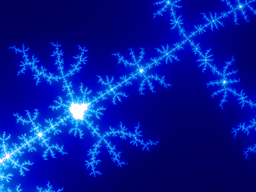
#> input picture data/mandelbrot.gif, 256 x 192 px, shrunk from 640 x 480 before the run
$ python level_31.py
#> lines starting #> are read from the running program, lines starting #| are printed output that depends on the picture
# LEVEL 31
# http://www.pythonchallenge.com/pc/ring/grandpa.html
# where am I?
# a google goggles search tells me this is Koh Samui, Thailand
# http://www.pythonchallenge.com/pc/rock/grandpa.html
# u: kohsamui
# p: thailand
# That was too easy. You are still on 31...
# 	<img src="mandelbrot.gif" border="0">
# 		<window left="0.34" top="0.57" width="0.036" height="0.027"/>
# 		<option iterations="128"/>
# 	</img>

from collections import Counter

from PIL import Image


def scale(num, num_start, num_end, scale_start, scale_end):
    """Convert a number in one scale (num_start, num_end) to another scale (scale_start, scale_end)."""
    orig_s = (num - num_start) / (num_end - num_start)
    new_s = orig_s * (scale_end - scale_start) + scale_start
    return new_s

left = 0.34
top = 0.57
width = 0.036
height = 0.027
iterations = 128

SAME, COLOR1, COLOR2 = 0, 1, 2
img = Image.open('data/mandelbrot.gif')
#> img is the input picture: PIL image 256x192 P; mean R, G, B 4.6, 24.7, 154.8
img.show('original')
img_w, img_h = img.size
#> img_w = 256; img_h = 192
diff_img = Image.new(img.mode, img.size)
#> diff_img: PIL image 256x192 P; every value is 0
new_img = Image.new(img.mode, img.size)
for y in range(img_h):
    for x in range(img_w):
        x0 = scale(x, 0, img_w, left, left + width)
        y0 = scale(y, 0, img_h, top, top + height)
        c = complex(x0, y0)
        z = complex(0, 0)
        iteration = 0
        while abs(z) < 2 and iteration < iterations:
            z = z ** 2 + c
            iteration += 1
        iteration -= 1
        inv_y = img_h - y - 1
        new_img.putpixel((x, inv_y), iteration)
        diff = iteration - img.getpixel((x, inv_y))
        diff_img.putpixel((x, inv_y), COLOR1 if diff < 0 else COLOR2 if diff > 0 else SAME)

new_img.putpalette(img.getpalette())
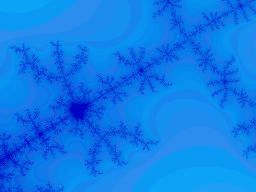
#> new_img: PIL image 256x192 P; mean R, G, B 14, 124.7, 233.3
new_img.show('my mandelbrot')

pal = [0] * 256 * 3  # 256 colors with 3 bands, set to black
pal[COLOR1 * 3 + 0] = 255  # red band(0) for color 1
pal[COLOR2 * 3 + 2] = 255  # blue band(2) for color 2
diff_img.putpalette(pal)
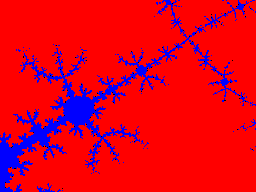
#> diff_img: PIL image 256x192 P; mean R, G, B 224.7, 0, 29.7
diff_img.show('differences')
# 1679 = 23 * 73

diffs = [1 if pixel == COLOR2 else 0 for pixel in diff_img.getdata() if pixel != SAME]
print(len(diffs))
#| 49034
print(Counter(diffs))
#| Counter({0: 43307, 1: 5727})

result_img = Image.new('1', (73, 23))
#> result_img: PIL image 73x23 1; every value is 0
#> (the run stopped early here; a loop or call above may not have finished)
